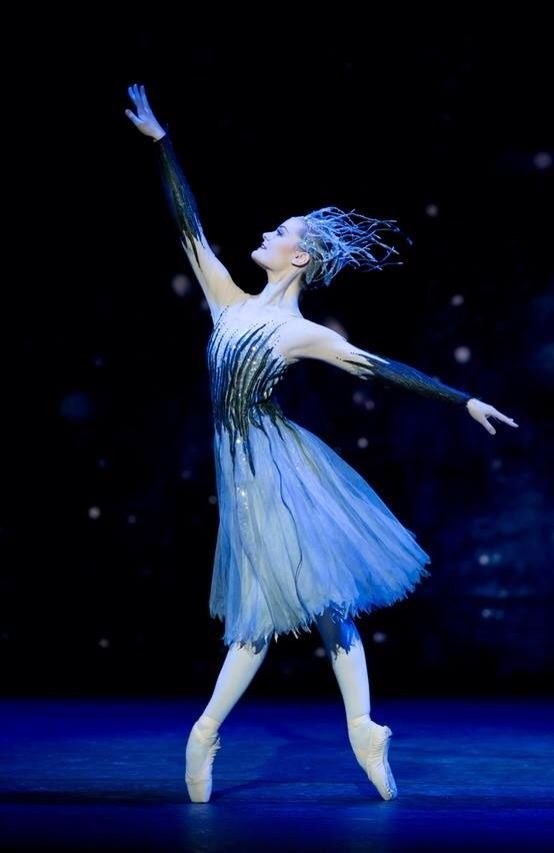
#> input picture pict_1.jpg, 554 x 853 px
$ jupyter execute task_1.ipynb
#> lines starting #> are read from the running program, lines starting #| are printed output that depends on the picture; after the words box and inside, x2 and y2 are one past the last pixel; in counts of white or black regions, pixels touching at a corner belong together; long printed decimals are rounded
[cell 1]
import numpy as np
import cv2
import matplotlib.pyplot as plt
from skimage.metrics import structural_similarity
from sklearn.metrics import mean_squared_error

[cell 2]
image_gray = cv2.imread('pict_1.jpg', cv2.IMREAD_GRAYSCALE)
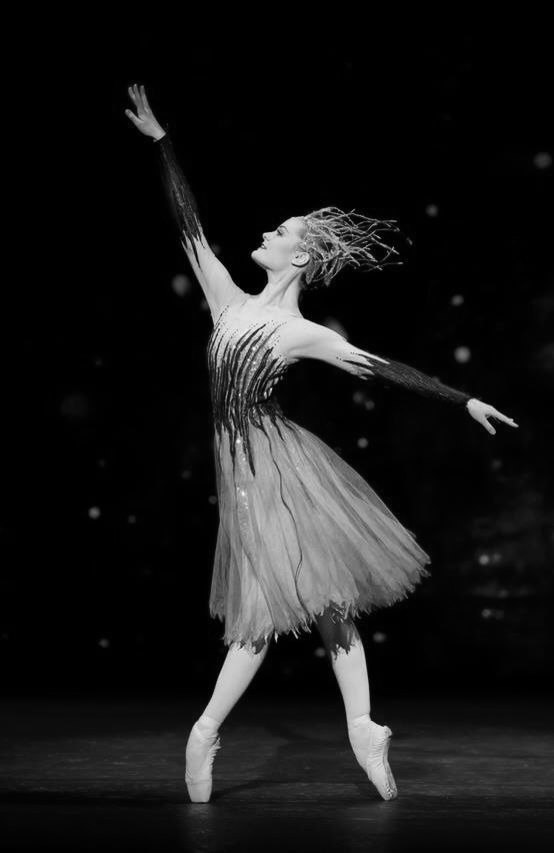
#> image_gray: shape (853, 554); min 0, max 248, mean 25.4
plt.imshow(image_gray, cmap='gray')
plt.show()

[cell 3]
hist = cv2.calcHist([image_gray], [0], None, [256], [0,256])
#> hist = 256 values, max 204413 at index 0, min 0 at index 243, mean 1845.9
plt.plot(hist)
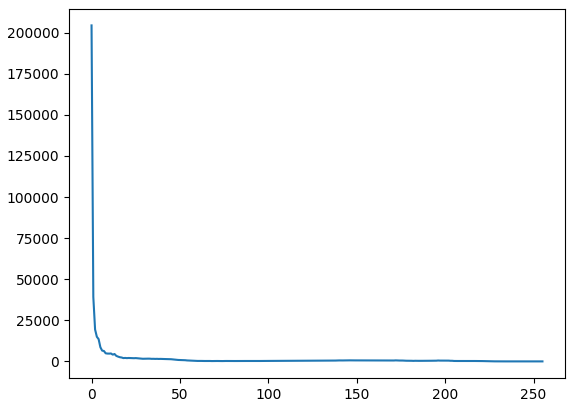
#> figure drawn by matplotlib, 1 panel; curve peaks at x = 0, y = 204413

[cell 4]
def gamma_correction(img, gamma):
#> called with gamma = 0.5
    img = img / 255.0
    corrected = np.power(img, gamma)
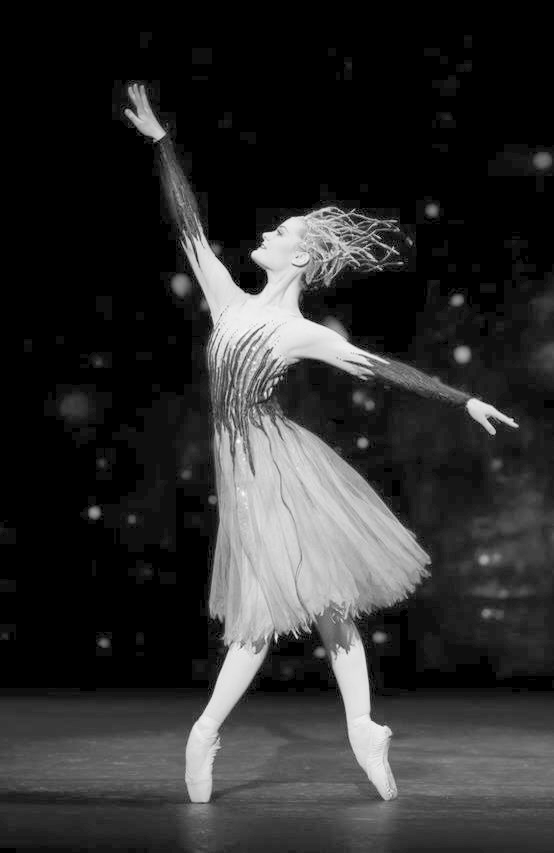
#> corrected: shape (853, 554) float64; min 0, max 0.986, mean 0.185
    return (corrected * 255).astype(np.uint8)

gamma_light = gamma_correction(image_gray, 0.5)
gamma_dark  = gamma_correction(image_gray, 1.5)
#> call 2 of gamma_correction, with gamma = 1.5
#> in gamma_correction (call 2), `corrected = np.power(img, gamma)`:
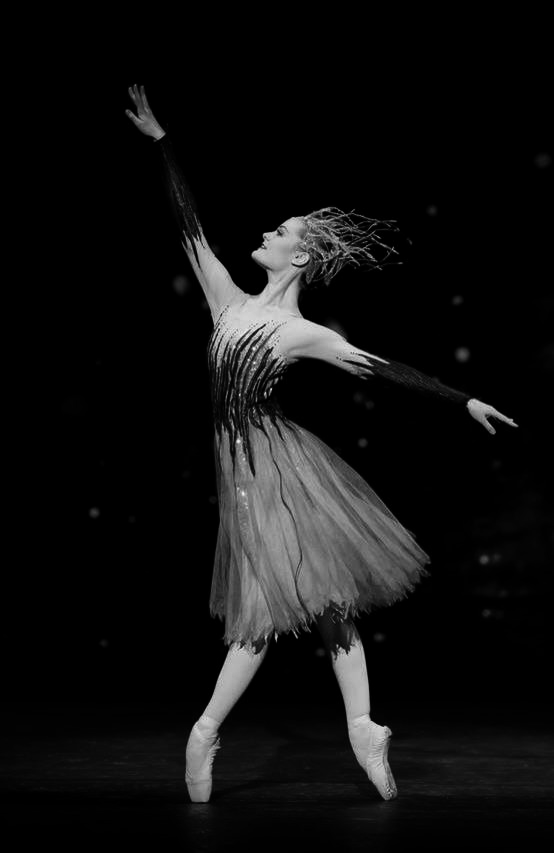
#> corrected: shape (853, 554) float64; min 0, max 0.959, mean 0.0674

[cell 5]
plt.imshow(gamma_light, cmap='gray')
plt.show()

[cell 6]
plt.imshow(gamma_dark, cmap='gray')
plt.show()

[cell 7]
(ssim, diff) = structural_similarity(image_gray, gamma_light, full=True)
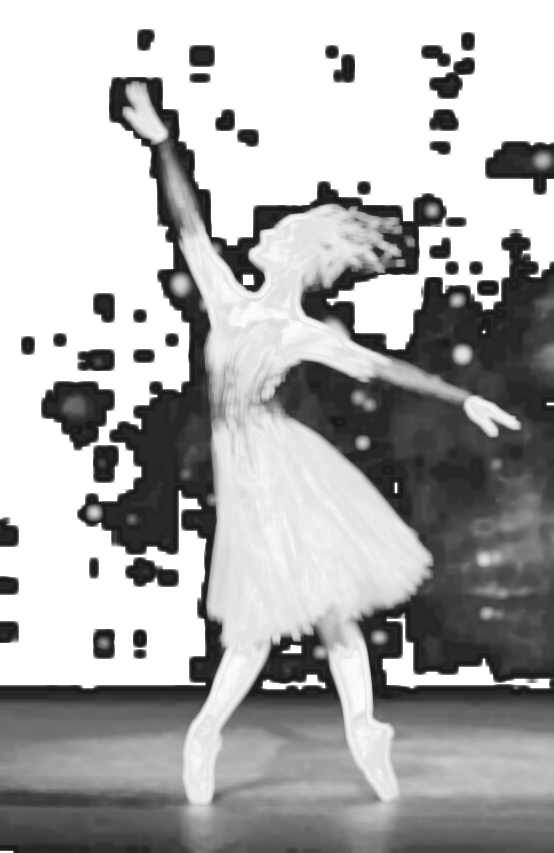
#> diff: shape (853, 554) float64; min 0.0948, max 1, mean 0.68
#> ssim = 0.681
diff = (diff * 255).astype("uint8")
mse = mean_squared_error(image_gray, gamma_light)
#> mse = 951.4
print("SSIM: {}".format(ssim))
#| SSIM: 0.6808
print("MSE: {}".format(mse))
#| MSE: 951.387

[cell 8]
plt.imshow(diff)

[cell 9]
eq_gray = cv2.equalizeHist(image_gray)
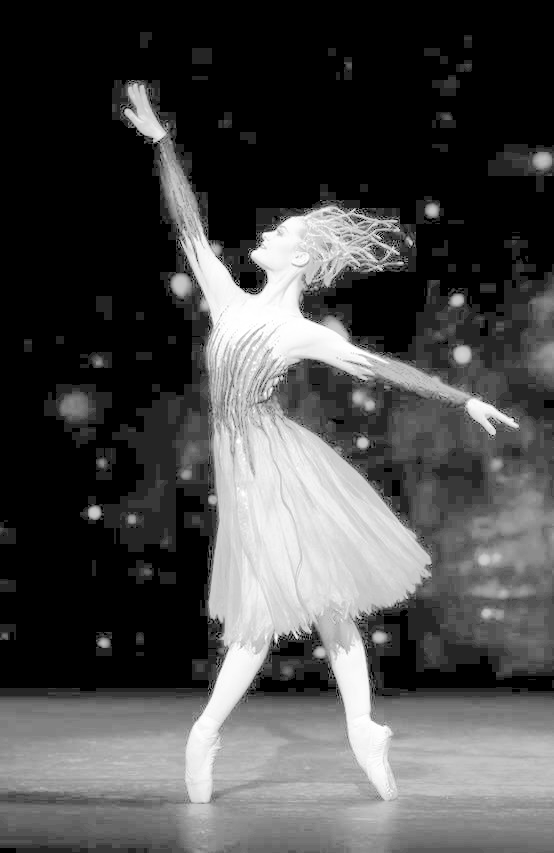
#> eq_gray: shape (853, 554); min 0, max 255, mean 75.1

E_t = image_gray.mean()
#> E_t = 25.37
D_t = image_gray.std()
#> D_t = 51.27
E_s = eq_gray.mean()
#> E_s = 75.11
D_s = eq_gray.std()
#> D_s = 83.31
image_corrected = (E_s + (image_gray - E_t) * (D_s / D_t)).clip(0, 255)
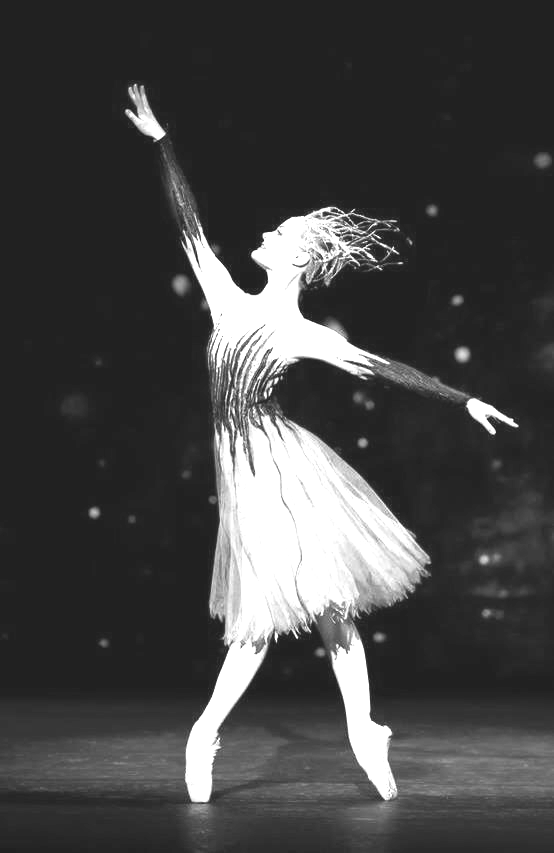
#> image_corrected: shape (853, 554) float64; min 33.89, max 255, mean 70.1

plt.imshow(image_corrected, cmap='gray')
plt.show()

[cell 10]
_,thresh1 = cv2.threshold(image_gray,50,255,cv2.THRESH_BINARY)
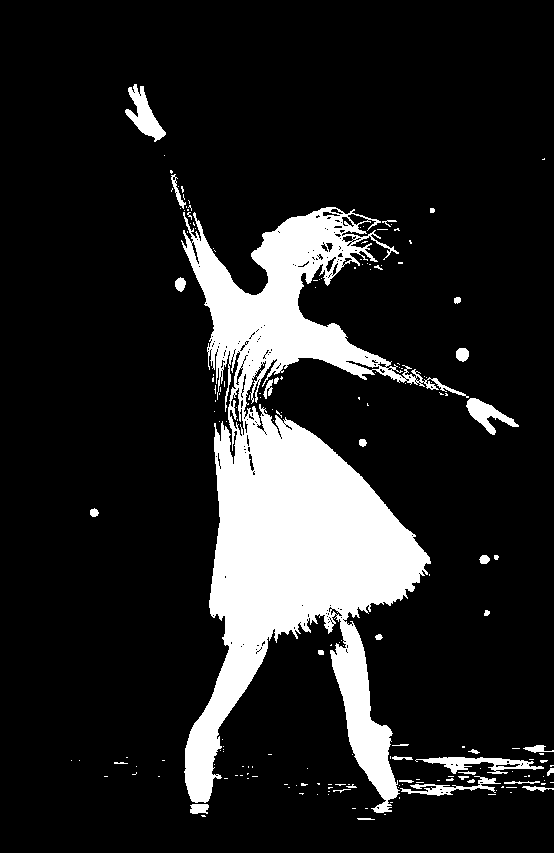
#> thresh1: shape (853, 554); 14.4% white; 186 white regions (149 under 20 px), largest, box (x1, y1, x2, y2) and area: (181, 207, 469, 813) 62660, (125, 84, 166, 142) 984, (415, 757, 544, 774) 940
plt.imshow(thresh1, cmap='gray')
plt.show()

[cell 11]
_,thresh2 = cv2.threshold(image_gray,100,255,cv2.THRESH_BINARY)
#> thresh2: shape (853, 554); 11.2% white; 180 white regions (165 under 20 px), largest, box (x1, y1, x2, y2) and area: (185, 409, 425, 802) 32449, (182, 207, 390, 393) 13970, (331, 631, 397, 800) 4450
plt.imshow(thresh2, cmap='gray')
plt.show()

[cell 12]
_,thresh3 = cv2.threshold(image_gray,150,255,cv2.THRESH_BINARY)
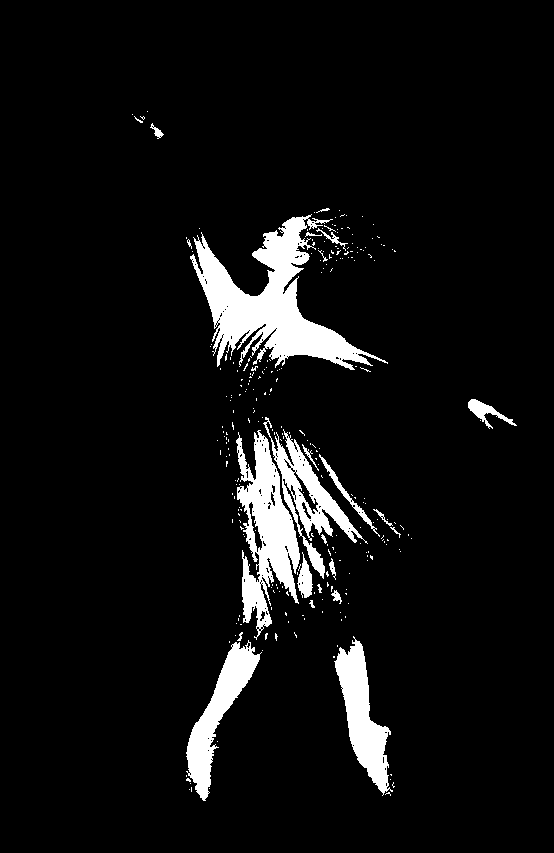
#> thresh3: shape (853, 554); 6.6% white; 267 white regions (244 under 20 px), largest, box (x1, y1, x2, y2) and area: (190, 214, 388, 370) 10782, (236, 430, 300, 640) 6342, (334, 636, 393, 796) 3888
plt.imshow(thresh3, cmap='gray')
plt.show()

[cell 13]
_,thresh4 = cv2.threshold(image_gray,200,255,cv2.THRESH_BINARY)
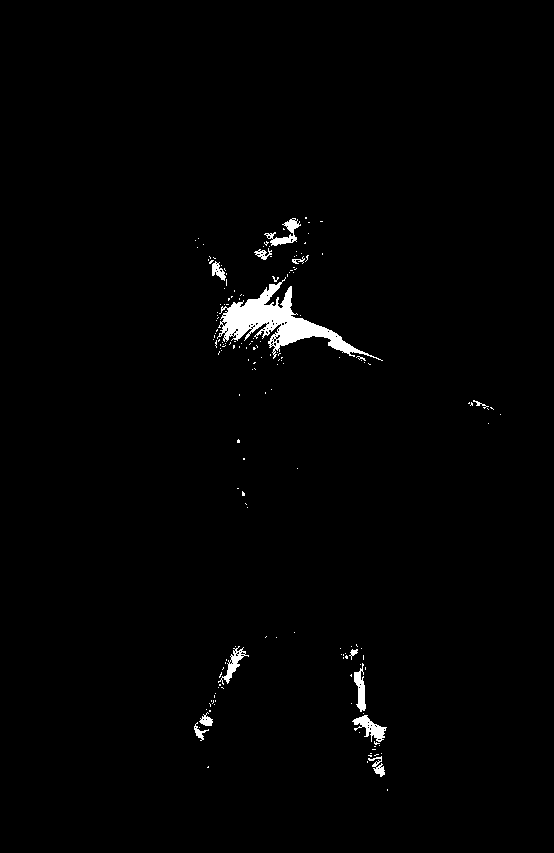
#> thresh4: shape (853, 554); 1.3% white; 171 white regions (158 under 20 px), largest, box (x1, y1, x2, y2) and area: (217, 277, 383, 361) 3686, (352, 715, 387, 742) 398, (264, 218, 301, 246) 342
plt.imshow(thresh4, cmap='gray')
plt.show()

$ run again, with pict_2.jpg copied over pict_1.jpg
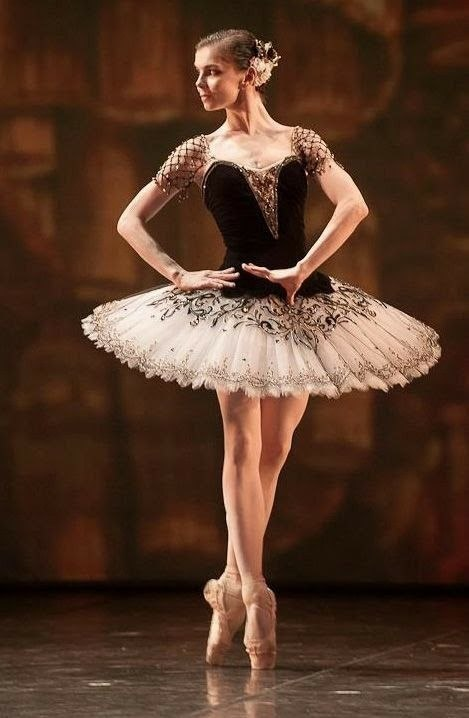
#> input picture pict_2.jpg, 469 x 718 px
#> hist = 256 values, max 10040 at index 38, min 3 at index 254, mean 1315.4
#> ssim = 0.712
#> mse = 3070.4
#| SSIM: 0.7115
#| MSE: 3070.419
#> `eq_gray = cv2.equalizeHist(image_gray)`:
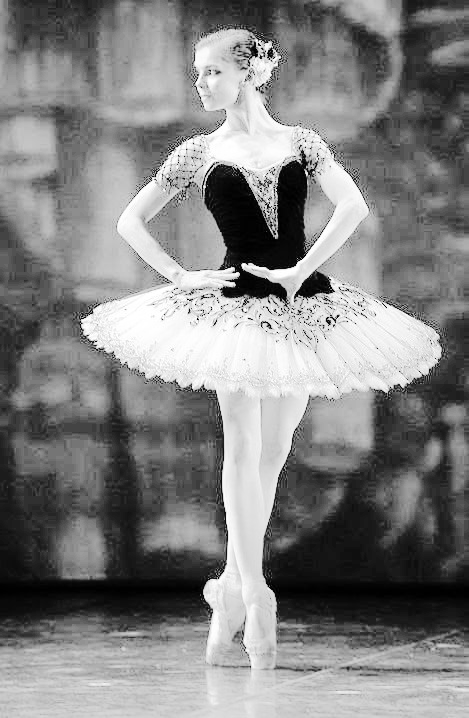
#> eq_gray: shape (718, 469); min 0, max 255, mean 129.3
#> E_t = 63.99
#> D_t = 55.07
#> E_s = 129.3
#> D_s = 72.88
#> thresh1: shape (718, 469); 37% white; 325 white regions (300 under 20 px), largest, box (x1, y1, x2, y2) and area: (0, 29, 469, 718) 112566, (100, 14, 186, 124) 4668, (0, 118, 56, 179) 2305
#> thresh2: shape (718, 469); 16.9% white; 181 white regions (165 under 20 px), largest, box (x1, y1, x2, y2) and area: (81, 30, 441, 718) 55672, (83, 680, 111, 686) 99, (330, 691, 361, 694) 85
#> thresh3: shape (718, 469); 12% white; 283 white regions (260 under 20 px), largest, box (x1, y1, x2, y2) and area: (81, 180, 433, 669) 29840, (194, 55, 309, 178) 4551, (242, 130, 368, 289) 3110
#> `_,thresh4 = cv2.threshold(image_gray,200,255,cv2.THRESH_BINARY)`:
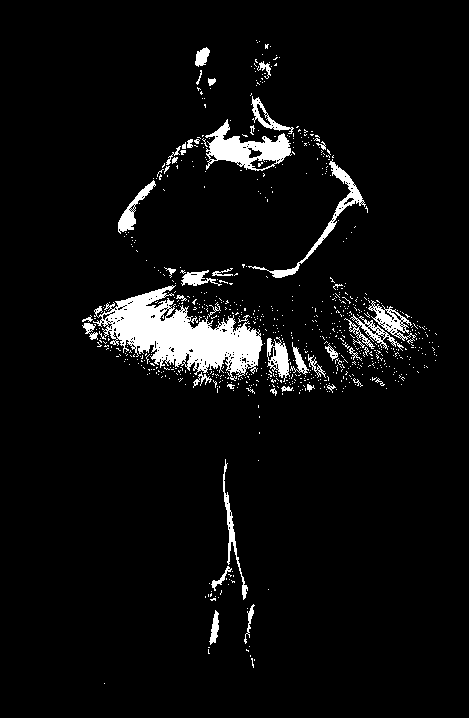
#> thresh4: shape (718, 469); 5.2% white; 763 white regions (719 under 20 px), largest, box (x1, y1, x2, y2) and area: (93, 285, 263, 381) 7332, (205, 119, 292, 171) 1950, (248, 159, 366, 278) 1051
